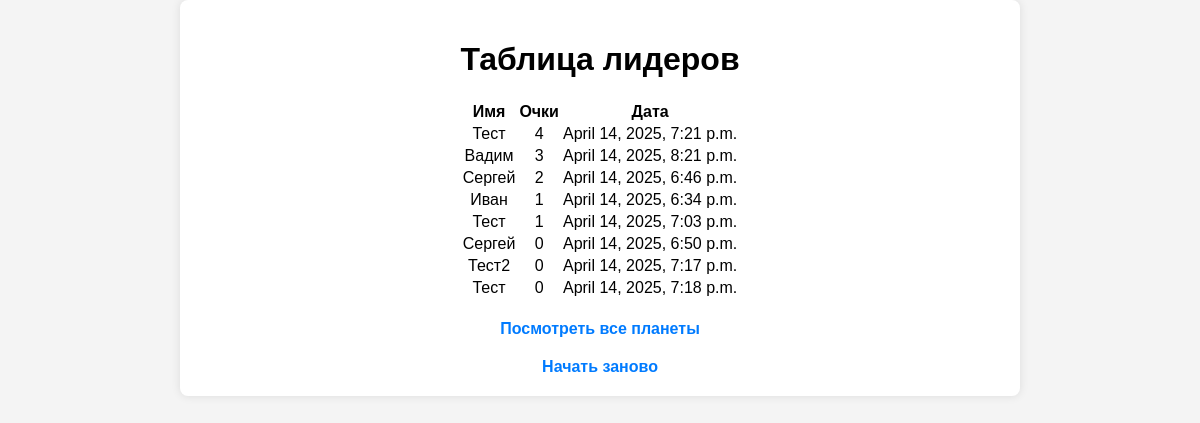
Page /leaderboard/ on the committed database.
### planets/models.py (models this page shows, shortened)
class Leaderboard(models.Model):
    name = models.CharField(max_length=100)
    score = models.IntegerField()
    date = models.DateTimeField(auto_now_add=True)

### planets/views.py (the view)
# urls.py: path('leaderboard/', views.leaderboard, name='leaderboard'),
def leaderboard(request):
    leaders = Leaderboard.objects.order_by('-score', 'date')
    return render(request, 'planets/leaderboard.html', {'leaders': leaders})

### planets/templates/planets/leaderboard.html (shortened to what this page needs)
<!DOCTYPE html>
<html>
<head>
    {% load static %}
    <link rel="stylesheet" type="text/css" href="{% static 'planets/style.css' %}">
</head>
<body>
    <div class="container">
        <h1>Таблица лидеров</h1>
        <table>
            <tr>
                <th>Имя</th>
                <th>Очки</th>
                <th>Дата</th>
            </tr>
            {% for leader in leaders %}
                <tr>
                    <td>{{ leader.name }}</td>
                    <td>{{ leader.score }}</td>
                    <td>{{ leader.date }}</td>
                </tr>
            {% endfor %}
        </table>
        <a href="{% url 'all_planets' %}" class="back-button">Посмотреть все планеты</a>
        <a href="{% url 'index' %}" class="back-button">Начать заново</a>
    </div>
</body>
</html>

### planets/static/planets/style.css (style rules this page uses)
body { font-family: Arial, sans-serif; background-color: #f4f4f4; margin: 0; padding: 0; display: flex; justify-content: center; align-items: flex-start; height: 100vh; overflow-y: auto; }
.container { background-color: #fff; padding: 20px; border-radius: 8px; box-shadow: 0 0 10px rgba(0, 0, 0, 0.1); text-align: center; width: 100%; max-width: 800px; display: flex; flex-direction: column; align-items: center; }
.back-button { display: inline-block; margin-top: 20px; color: #007BFF; text-decoration: none; font-weight: bold; }

### rows in the picture
Leaderboard: name "Тест", score "4", date "April 14, 2025, 7:21 p.m."
Leaderboard: name "Вадим", score "3", date "April 14, 2025, 8:21 p.m."
Leaderboard: name "Сергей", score "2", date "April 14, 2025, 6:46 p.m."
Leaderboard: name "Иван", score "1", date "April 14, 2025, 6:34 p.m."
Leaderboard: name "Тест", score "1", date "April 14, 2025, 7:03 p.m."
Leaderboard: name "Сергей", score "0", date "April 14, 2025, 6:50 p.m."
Leaderboard: name "Тест2", score "0", date "April 14, 2025, 7:17 p.m."
Leaderboard: name "Тест", score "0", date "April 14, 2025, 7:18 p.m."
